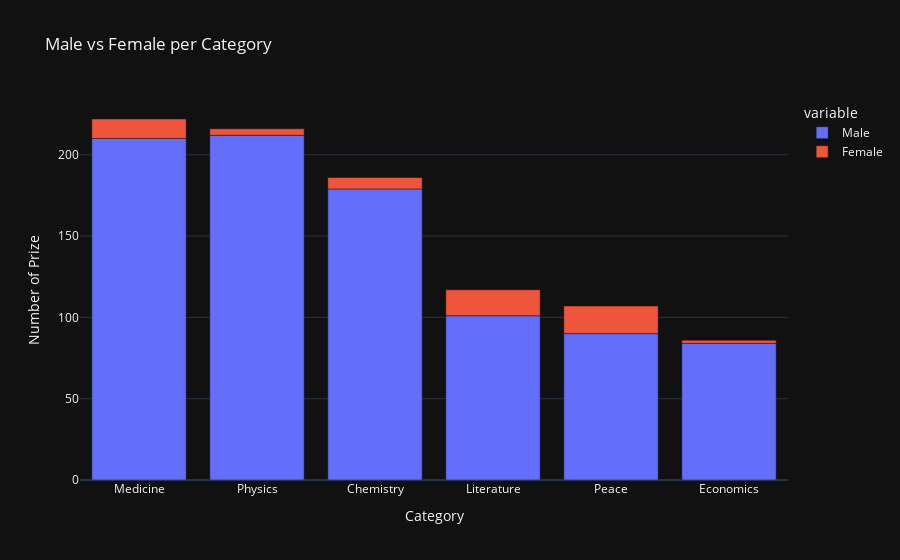

The cell this chart's notebook holds for it:
### Code cell
fig = px.bar(ps, x='category', y=['Male', 'Female'],
       title='Male vs Female per Category',
       )
fig.update_layout(coloraxis_showscale = False, xaxis_title="Category", yaxis_title="Number of Prize",
                  xaxis = { 'categoryorder' :'total descending'}
                  )

### Figure 1 — Plotly figure (JSON) as saved in the notebook; plotly's stock layout.template omitted (floating-point values rounded to 4 significant figures)
{"data": [{"alignmentgroup": "True", "hovertemplate": "variable=Male<br>category=%{x}<br>value=%{y}<extra></extra>", "legendgroup": "Male", "marker": {"color": "#636efa", "pattern": {"shape": ""}}, "name": "Male", "offsetgroup": "Male", "orientation": "v", "showlegend": true, "textposition": "auto", "x": ["Chemistry", "Economics", "Literature", "Medicine", "Peace", "Physics"], "xaxis": "x", "y": [179, 84, 101, 210, 90, 212], "yaxis": "y", "type": "bar"}, {"alignmentgroup": "True", "hovertemplate": "variable=Female<br>category=%{x}<br>value=%{y}<extra></extra>", "legendgroup": "Female", "marker": {"color": "#EF553B", "pattern": {"shape": ""}}, "name": "Female", "offsetgroup": "Female", "orientation": "v", "showlegend": true, "textposition": "auto", "x": ["Chemistry", "Economics", "Literature", "Medicine", "Peace", "Physics"], "xaxis": "x", "y": [7, 2, 16, 12, 17, 4], "yaxis": "y", "type": "bar"}], "layout": {"xaxis": {"anchor": "y", "domain": [0.0, 1.0], "title": {"text": "Category"}, "categoryorder": "total descending"}, "yaxis": {"anchor": "x", "domain": [0.0, 1.0], "title": {"text": "Number of Prize"}}, "legend": {"title": {"text": "variable"}, "tracegroupgap": 0}, "title": {"text": "Male vs Female per Category"}, "barmode": "relative", "coloraxis": {"showscale": false}}}
